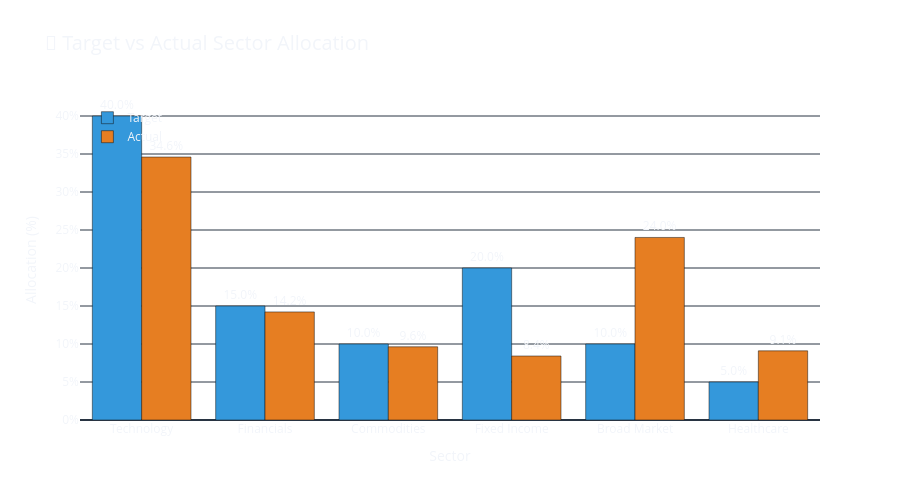

Notebook cell for this chart:
### Code cell
# Grouped Bar Chart — Target vs Actual Allocation
fig = go.Figure()

fig.add_trace(go.Bar(
    x=drift_df['sector'],
    y=drift_df['target_pct'],
    name='Target',
    marker_color='#3498db',
    text=drift_df['target_pct'].apply(lambda x: f'{x:.1f}%'),
    textposition='outside',
))

fig.add_trace(go.Bar(
    x=drift_df['sector'],
    y=drift_df['actual_pct'],
    name='Actual',
    marker_color='#e67e22',
    text=drift_df['actual_pct'].apply(lambda x: f'{x:.1f}%'),
    textposition='outside',
))

fig.update_layout(
    title=dict(text='🎯 Target vs Actual Sector Allocation', font=dict(size=20)),
    xaxis_title='Sector',
    yaxis_title='Allocation (%)',
    yaxis=dict(ticksuffix='%'),
    barmode='group',
    height=500,
    legend=dict(x=0.01, y=0.99),
    plot_bgcolor='rgba(0,0,0,0)',
    paper_bgcolor='rgba(0,0,0,0)',
)
fig.show()

### Figure 1 — Plotly figure (JSON) as saved in the notebook; plotly's stock layout.template omitted (floating-point values rounded to 4 significant figures)
{"data": [{"marker": {"color": "#3498db"}, "name": "Target", "text": ["40.0%", "15.0%", "10.0%", "20.0%", "10.0%", "5.0%"], "textposition": "outside", "type": "bar", "x": ["Technology", "Financials", "Commodities", "Fixed Income", "Broad Market", "Healthcare"], "y": [40.0, 15.0, 10.0, 20.0, 10.0, 5.0]}, {"marker": {"color": "#e67e22"}, "name": "Actual", "text": ["34.6%", "14.2%", "9.6%", "8.4%", "24.0%", "9.1%"], "textposition": "outside", "type": "bar", "x": ["Technology", "Financials", "Commodities", "Fixed Income", "Broad Market", "Healthcare"], "y": [34.6, 14.22, 9.63, 8.42, 24.02, 9.1]}], "layout": {"barmode": "group", "height": 500, "legend": {"x": 0.01, "y": 0.99}, "paper_bgcolor": "rgba(0,0,0,0)", "plot_bgcolor": "rgba(0,0,0,0)", "title": {"font": {"size": 20}, "text": "🎯 Target vs Actual Sector Allocation"}, "xaxis": {"title": {"text": "Sector"}}, "yaxis": {"ticksuffix": "%", "title": {"text": "Allocation (%)"}}}}
